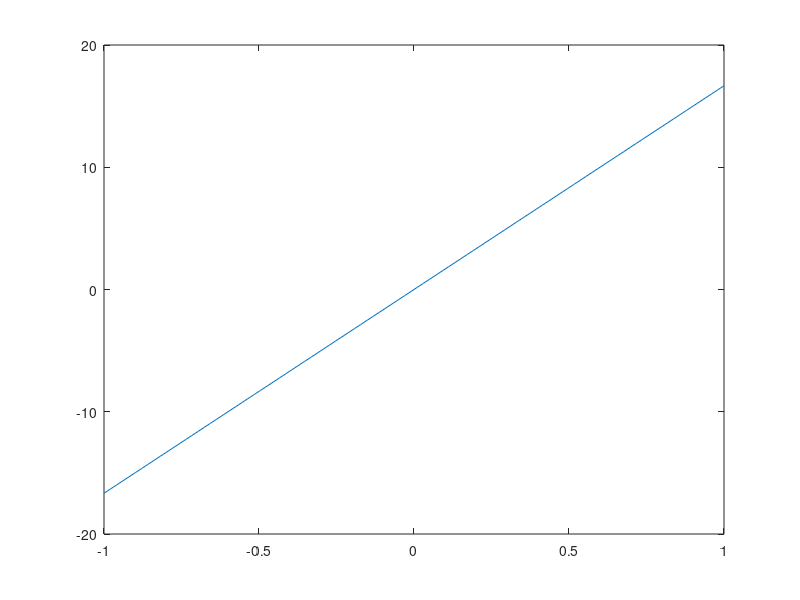

This chart was generated by the following MATLAB code:
clear; clc;

mu  = 3;
eta = -100;
a   = -1; alpha = 5;
b   =  1; beta  = 0;

local_peclet = @(h) (abs(eta) * h) / (2 * mu);

% Per differenze finite centrate, il numero di Peclet deve essere minore di 1

h_critical = fzero(@(h) local_peclet(h) - 1, 0);

disp(h_critical);

xx = linspace(a, b, 100);

plot(xx, local_peclet(xx));